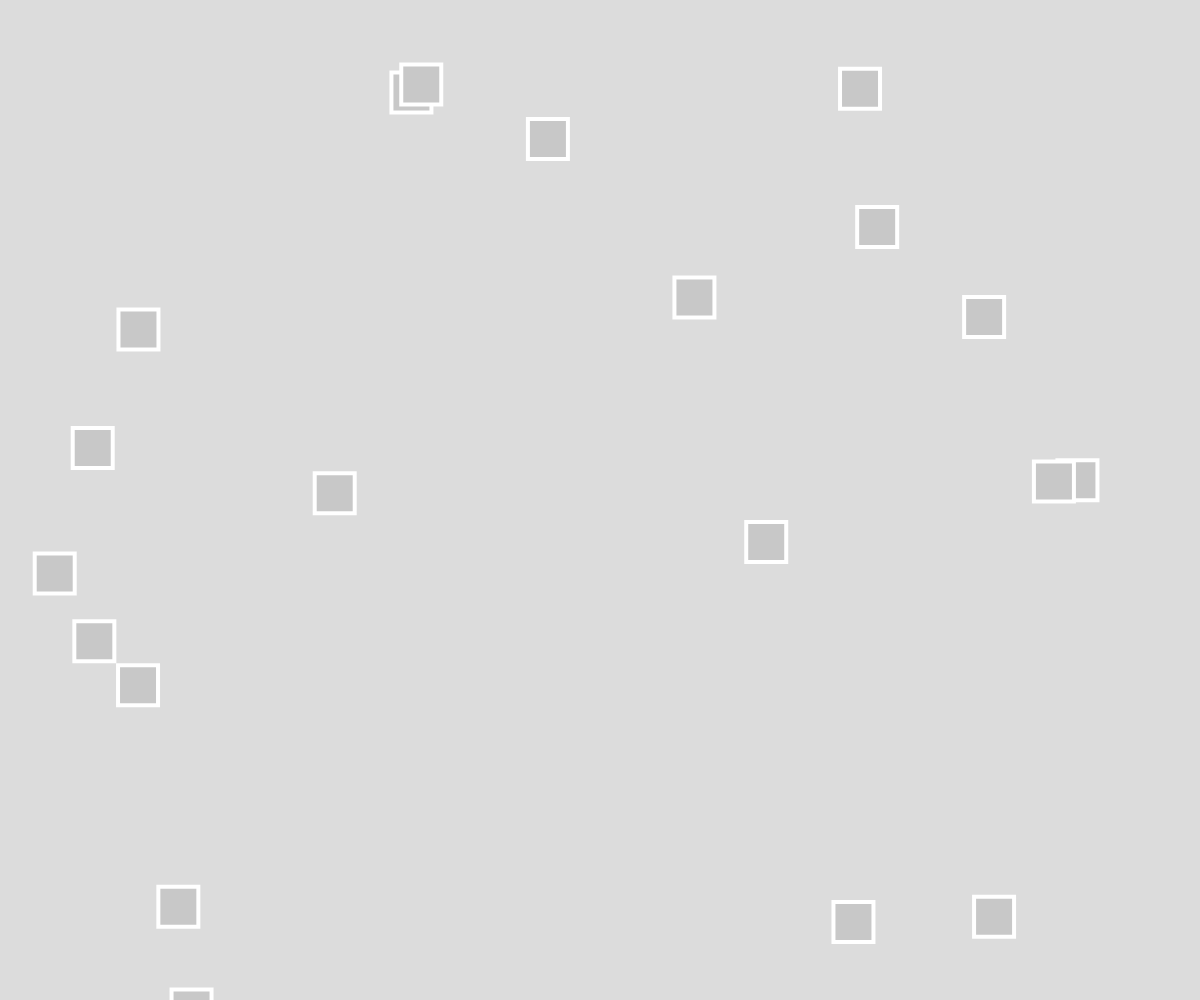
Frame 1 (no input)
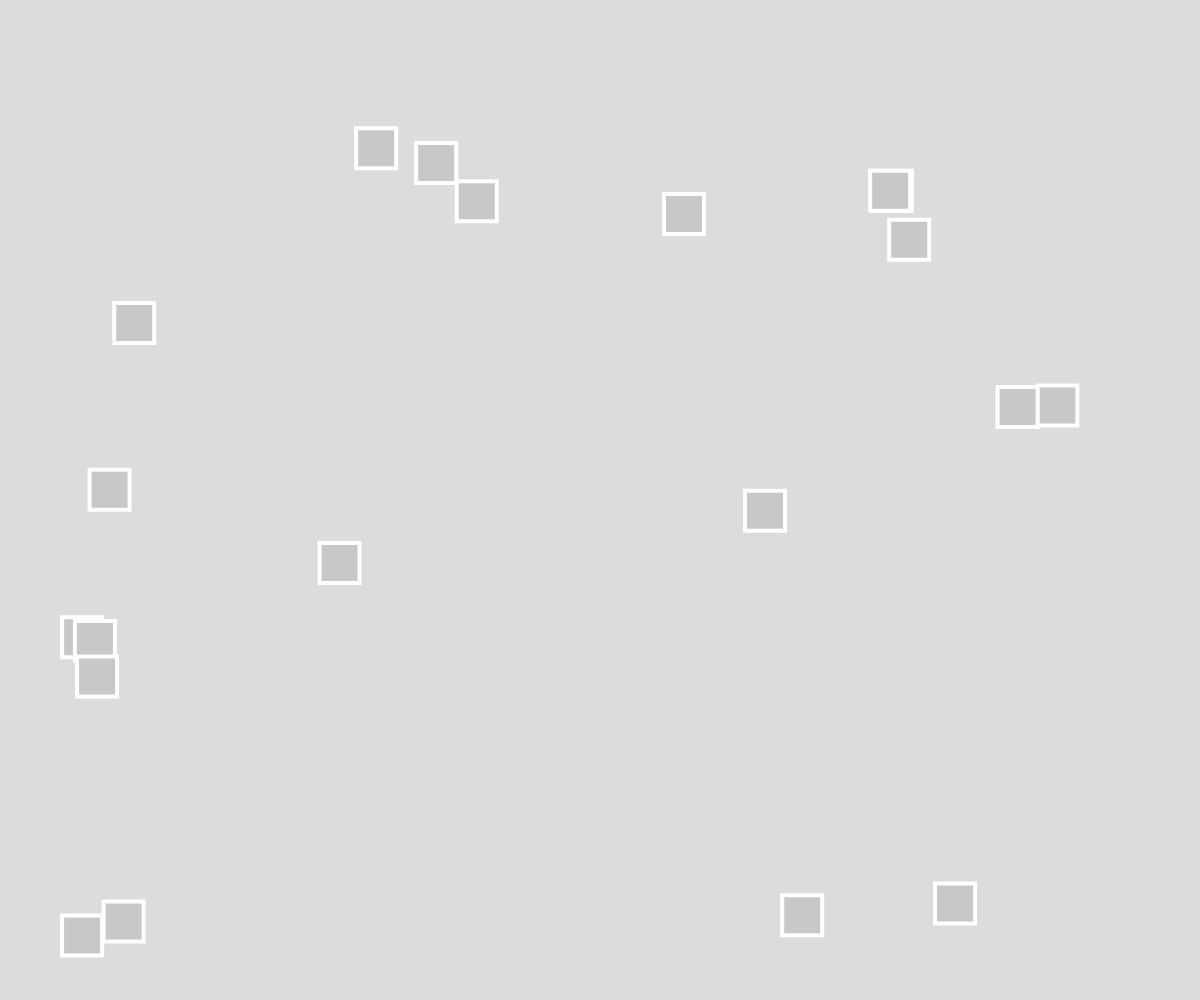
Frame 60 (no input)
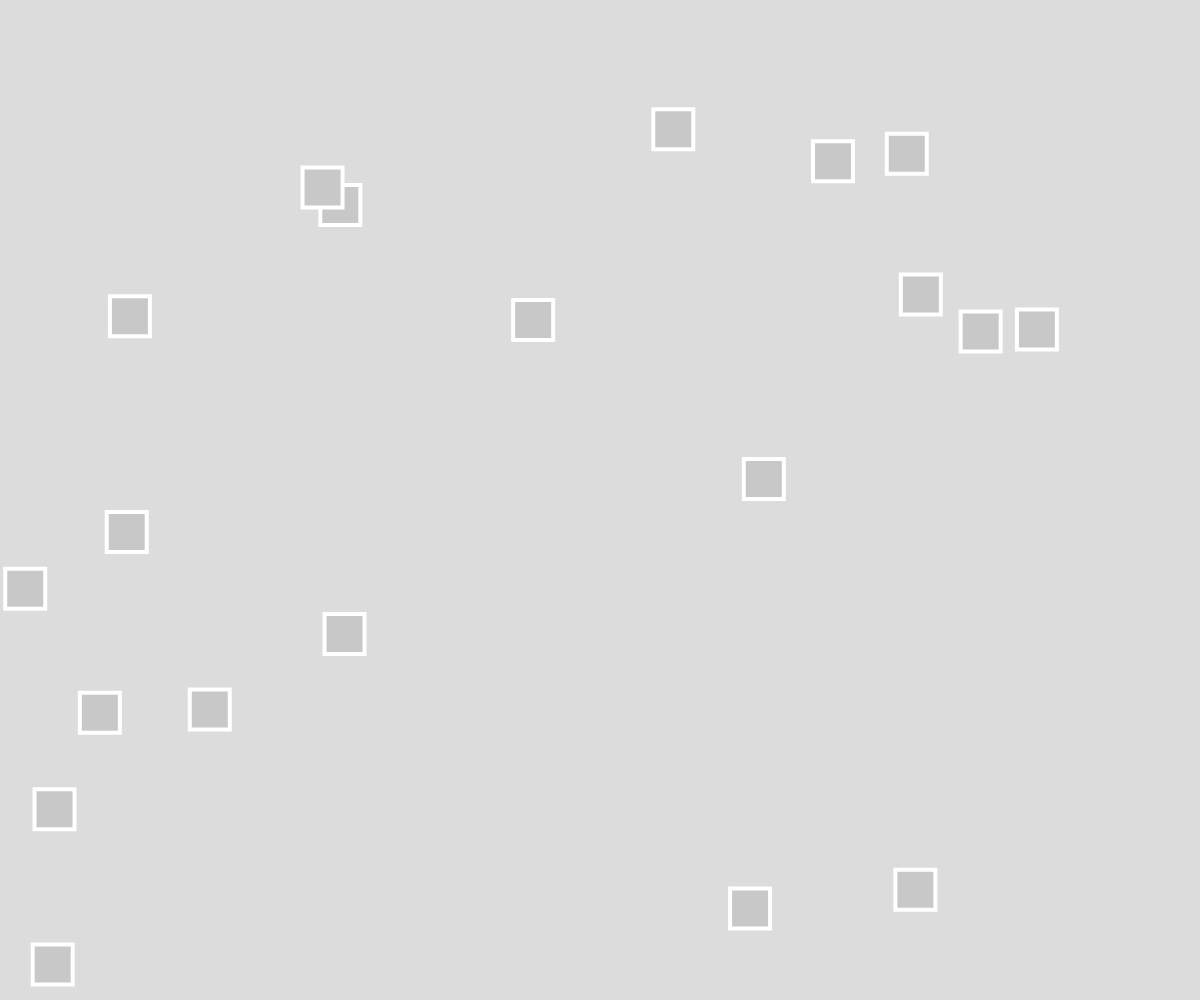
Frame 120 (the mouse pressed at the canvas centre since frame 60)

The p5.js sketch that drew these frames (run headless with seeded random() and noise() and a simulated clock; from frame 60 on, the mouse is pressed at the canvas centre):

// p5.js sketch
// ── sketch.js
//Week 6 ICM Q2 part 3

let square_group = [];

function setup() {
  createCanvas(windowWidth, windowHeight);

  for (let i = 0; i < 20; i++) {
    let x = random(width);
    let y = random(height);
    let s_size = 40;
    let xspeed = random(-2, 1);
    let yspeed = random(-2, 2);
    square_group.push(new Square(x, y, s_size, xspeed, yspeed));
  }
}

function mousePressed() {
  for (let i = 0; i < square_group.length; i++) {
    square_group[i].clicked(mouseX, mouseY);
  }
}

function draw() {
  background(220);
  for (let s of square_group) {
    s.display();
    s.move();
    s.bounce();
  }
}

class Square {
  constructor(x, y, s_size, xspeed, yspeed) {
    this.x = x;
    this.y = y;
    this.s_size = s_size;
    this.xspeed = xspeed;
    this.yspeed = yspeed;
    this.isClicked = false;
    this.redColor = color(255, 0, 0);
  }

  clicked(x, y) {
    let x_hit = x > this.x && x < this.x + this.s_size;
    let y_hit = y > this.y && y < this.y + this.s_size;

    if (x_hit && y_hit) {
      this.isClicked = true;
    }
  }

  move() {
    this.x = this.x + this.xspeed;
    this.y = this.y + this.yspeed;
  }

  bounce() {
    if (this.x > width || this.x < 0) {
      this.xspeed = this.xspeed * -1;
    }
    if (this.y > height || this.y < 0) {
      this.yspeed = this.yspeed * -1;
    }
  }
  
  display() {
    stroke(255);
    strokeWeight(4);
    
    if (this.isClicked) {
      fill(this.redColor); 
      console.log('isClicked redColor');
    } else {
      fill(200);
    }
    square(this.x, this.y, this.s_size);
  }
}
